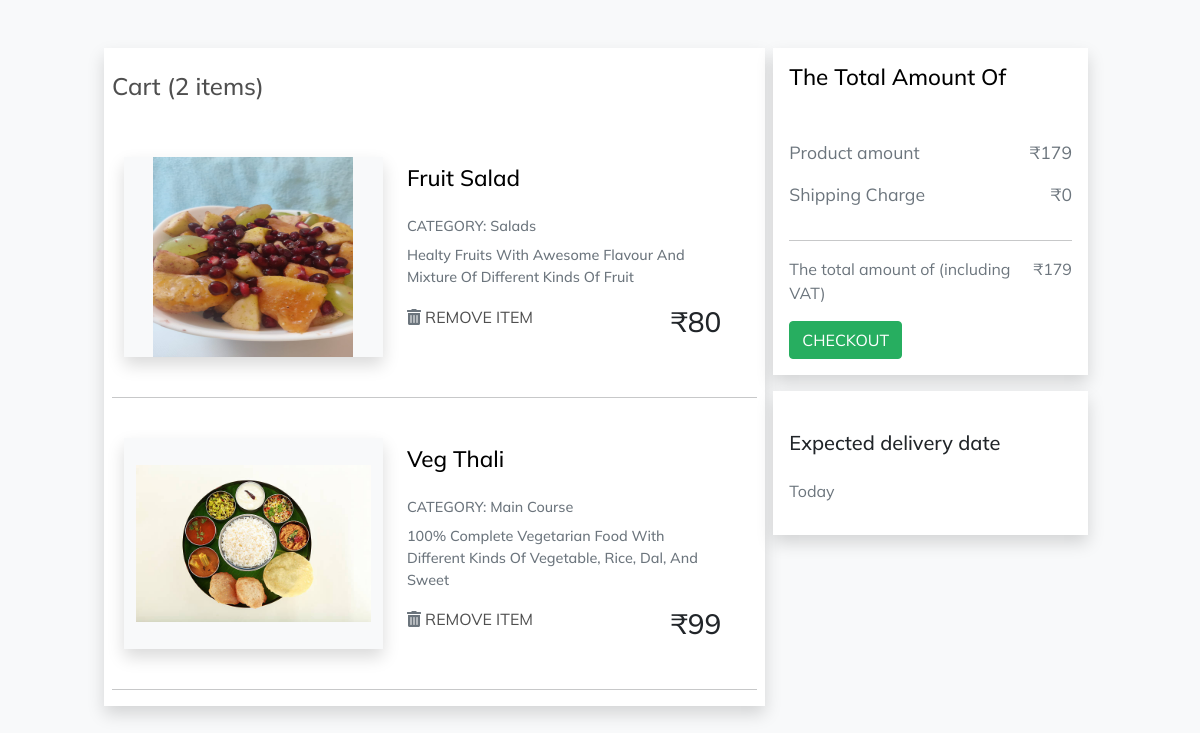
The app's page /cart/ (signed in) with its own data.
### Home/models.py (models this page shows, shortened)
class Items(models.Model):
    food=models.ForeignKey(Food,on_delete=models.CASCADE)
    user=models.ForeignKey(User,on_delete=models.CASCADE)

class Food(models.Model):
    name=models.TextField()
    category=models.ForeignKey(Categories,on_delete=models.CASCADE)
    is_special=models.BooleanField()
    is_popular=models.BooleanField()
    price=models.IntegerField()
    image=models.FileField(upload_to="images")
    description=models.TextField()

class Categories(models.Model):
    name=models.TextField()

### User/views.py (the view)
    def mod_isauth(request):
        if 'username' in request.session.keys():
            return isauth(request)
        else:
            return redirect('signin')

### Home/views.py (called while the page is built)
@deco_auth
def Cart(request):
    items=Items.objects.filter(user=request.user)
    cost=Cost(items)
    return render(request,'Home/cart.html',{'cart':items,'cost':cost,'size':len(items),'iscart':'yes'})

def Cost(items):
    total=0
    for item in items:
        total+=item.food.price
    return total

### User/views.py (called while the page is built)
def deco_auth(isauth):
    def mod_isauth(request):
        if 'username' in request.session.keys():
            return isauth(request)
        else:
            return redirect('signin')
    return mod_isauth

### templates/Home/cart.html (shortened to what this page needs)
<html lang="en">
{% load static %}
<head>
<link rel="stylesheet" href="https://stackpath.bootstrapcdn.com/bootstrap/5.0.0-alpha1/css/bootstrap.min.css">
<link rel="stylesheet" href="https://cdnjs.cloudflare.com/ajax/libs/font-awesome/5.10.0/css/all.min.css" />
<link rel="stylesheet" type="text/css" href="{% static 'css/cart.css' %}">
</head>
<body class="bg-light">
<div class="container-fluid">
<div class="row">
<div class="col-md-10 col-11 mx-auto">
<div class="row mt-5 gx-3">
<div class="col-md-12 col-lg-8 col-11 mx-auto main_cart mb-lg-0 mb-5 shadow">
<h2 class="py-4 font-weight-bold">Cart ({{size}} items)</h2>
{% for item in cart %}
<div class="card p-4">
<div class="row">
<div class="col-md-5 col-11 mx-auto bg-light d-flex justify-content-center align-items-center shadow product_img">
<img src="{{item.food.image.url}}" class="img-fluid" alt="cart img">
</div>
<div class="col-md-7 col-11 mx-auto px-4 mt-2">
<div class="row">
<div class="col-6 card-title" style="width: 100%;">
<h1 class="mb-4 product_name">{{item.food.name}}</h1>
<p class="mb-2">CATEGORY: {{item.food.category.name}}</p>
<p class="mb-2">{{item.food.description}}</p>
</div>
</div>
<div class="row">
<div class="col-8 d-flex justify-content-between remove_wish">
<p><i class="fas fa-trash-alt"></i><a href="http://localhost:8000/remove-item?id={{item.id}}"> REMOVE ITEM</a></p>
</div>
<div class="col-4 d-flex justify-content-end price_money">
<h3>₹<span id="itemval">{{item.food.price}}</span></h3>
</div>
</div>
</div>
</div>
</div>
<hr/>
{% endfor %}
</div>
<div class="col-md-12 col-lg-4 col-11 mx-auto mt-lg-0 mt-md-5">
<div class="right_side p-3 shadow bg-white">
<h2 class="product_name mb-5">The Total Amount Of</h2>
<div class="price_indiv d-flex justify-content-between">
<p>Product amount</p>
<p>₹<span id="product_total_amt">{{cost}}</span></p>
</div>
<div class="price_indiv d-flex justify-content-between">
<p>Shipping Charge</p>
<p>₹<span id="shipping_charge">0</span></p>
</div>
<hr />
<div class="total-amt d-flex justify-content-between font-weight-bold">
<p>The total amount of (including VAT)</p>
<p>₹<span id="total_cart_amt">{{cost}}</span></p>
</div>
<a class="btn btn-primary text-uppercase" href="http://localhost:8000/summary?price={{cost}}&iscart={{iscart}}" style="background-color: #27ae60; border-color: #27ae60;">Checkout</a>
</div>
<div class="mt-3 shadow p-3 bg-white">
<div class="pt-4">
<h5 class="mb-4">Expected delivery date</h5>
<p>Today</p>
</div>
</div>
</div>
</div>
</div>
</div>
</div>
</body>
</html>

### static/css/cart.css (style rules this page uses)
* { margin: 0; padding: 0; box-sizing: border-box; font-family: 'Mulish', sans-serif; }
:root { --text-clr: #4f4f4f; }
p { color: #6c757d; }
a { text-decoration: none; color: var(--text-clr); }
h2 { color: var(--text-clr); font-size: 1.5rem; }
.main_cart { background: #fff; }
.card { border: none; }
.product_img img { min-width: 200px; max-height: 200px; }
.product_name { color: black; font-size: 1.4rem; text-transform: capitalize; font-weight: 500; }
.card-title p { font-size: 0.9rem; font-weight: 500; }
.price_indiv p { font-size: 1.1rem; }

### records on screen
Items: food.image (picture), food.name "Fruit Salad", food.category.name "Salads", food.description "Healty Fruits With Awesome Flavour And Mixture Of Different Kinds Of Fruit", food.price "80"
Items: food.image (picture), food.name "Veg Thali", food.category.name "Main Course", food.description "100% Complete Vegetarian Food With Different Kinds Of Vegetable, Rice, Dal, And Sweet", food.price "99"

### other values on screen
{{ size }} "2"
{{ cost }} "179"
